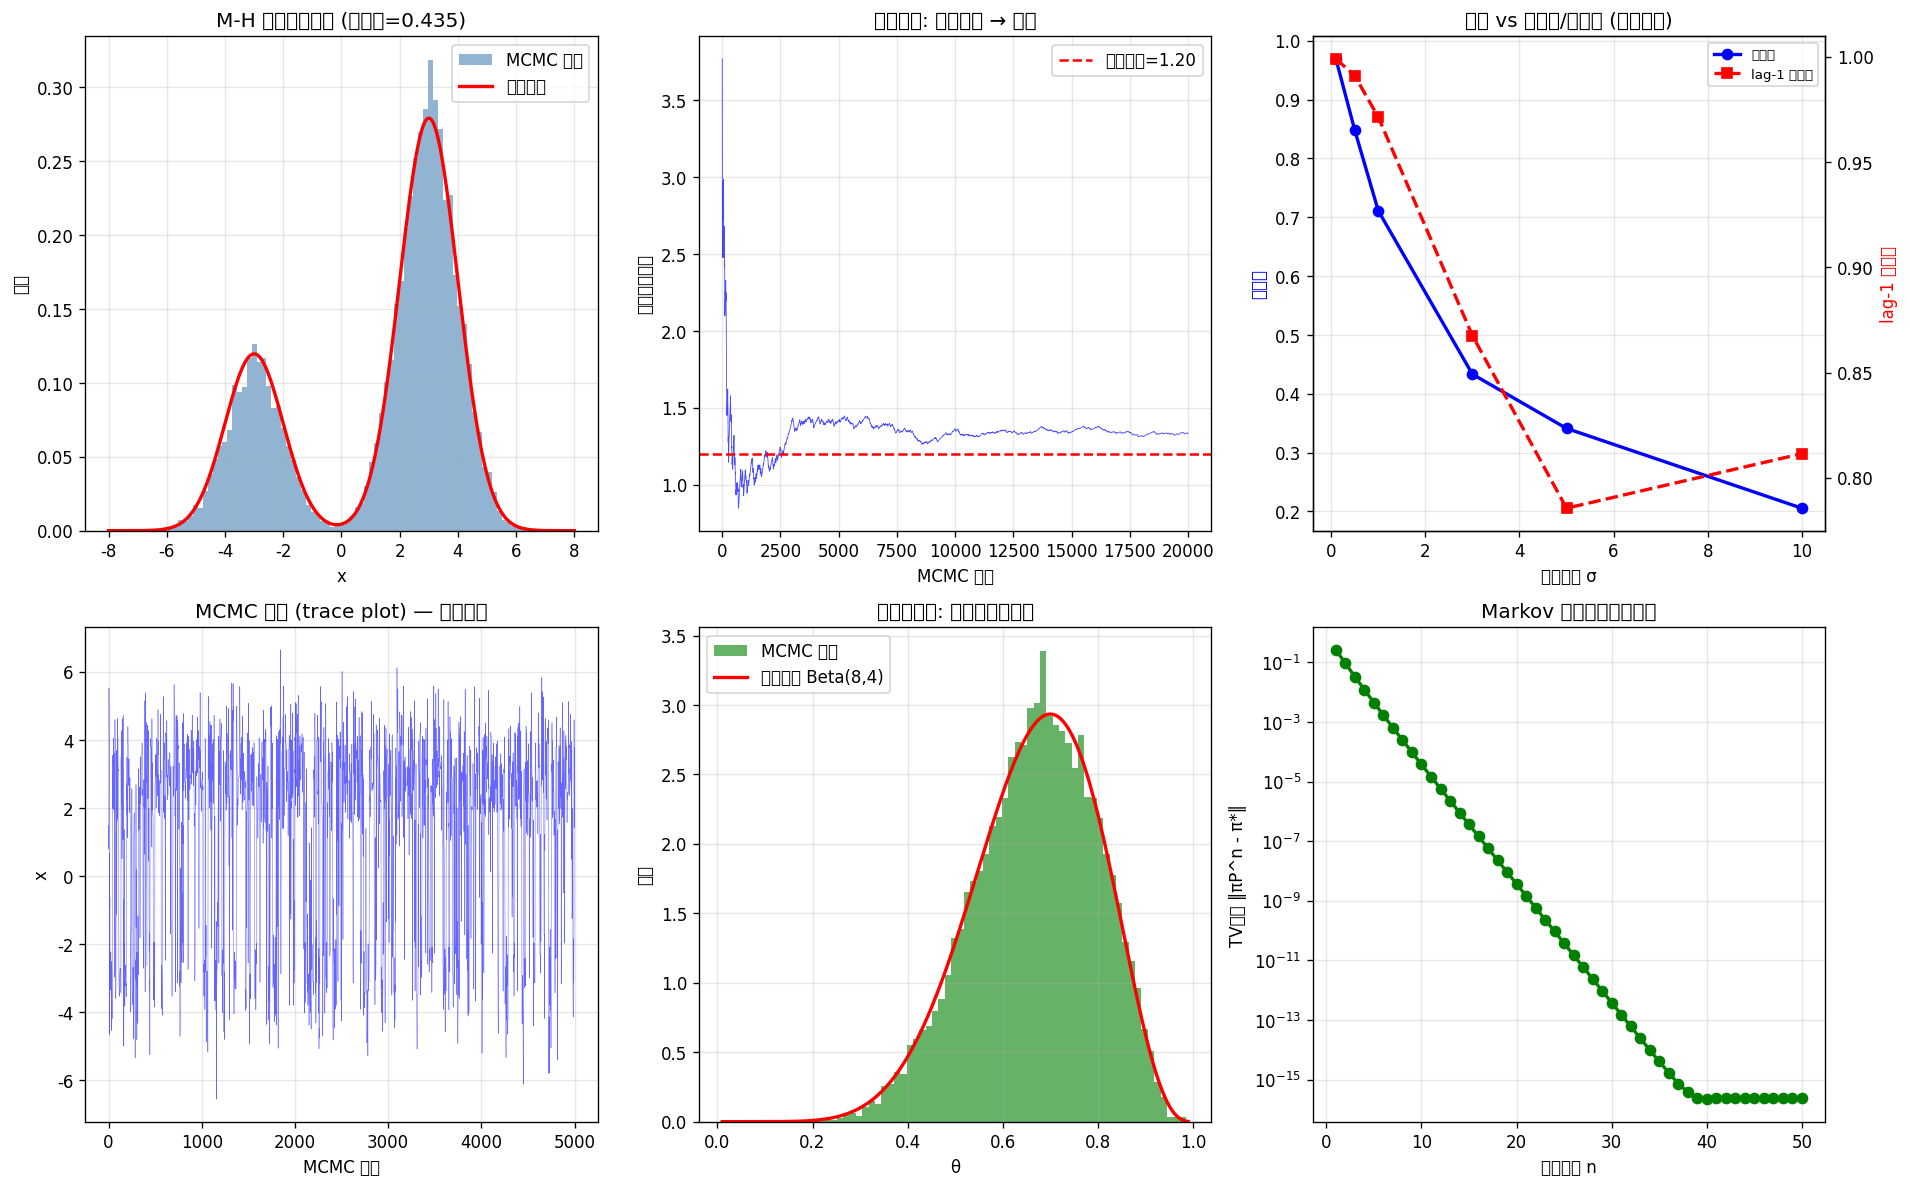

This figure's Python source:
"""
Cambridge Part II · 概率与测度实验: MCMC Metropolis-Hastings + 遍历定理验证
依赖: numpy, matplotlib
运行: python3 mcmc_metropolis.py

验证:
  1. Metropolis-Hastings 采样: 从不可归一化后验中采样
  2. 细致平衡 (detailed balance): π(x)P(x,y) = π(y)P(y,x)
  3. 遍历定理: 样本均值 → 期望 (a.s. 收敛)
  4. 混合时间 vs 接受率: 最优接受率 ≈ 0.234 (高维) / 0.44 (一维)
  5. Gelman-Rubin 收敛诊断
  6. 贝叶斯推断: 从后验分布中估计参数 + 不确定性
"""
import numpy as np
import matplotlib
matplotlib.use("Agg")
import matplotlib.pyplot as plt
from scipy import stats

plt.rcParams["font.sans-serif"] = ["Noto Sans CJK SC", "DejaVu Sans"]
plt.rcParams["axes.unicode_minus"] = False

np.random.seed(42)

# ============================================================
# 实验 1: Metropolis-Hastings 从混合高斯中采样
# ============================================================
print("=" * 60)
print("实验 1: Metropolis-Hastings — 混合高斯后验采样")
print("=" * 60)

# 目标分布: π(x) ∝ 0.3·N(-3, 1) + 0.7·N(3, 1) (双峰)
def log_target(x):
    """对数目标分布 (不可归一化也可)"""
    log_comp1 = np.log(0.3) + stats.norm.logpdf(x, -3, 1)
    log_comp2 = np.log(0.7) + stats.norm.logpdf(x, 3, 1)
    return np.logaddexp(log_comp1, log_comp2)

def metropolis_sampler(log_target, x0, n_samples, proposal_std):
    """Metropolis-Hastings 随机游走采样器"""
    samples = np.zeros(n_samples)
    x = x0
    log_p = log_target(x)
    n_accepted = 0
    for i in range(n_samples):
        x_proposed = x + np.random.normal(0, proposal_std)
        log_p_proposed = log_target(x_proposed)
        log_alpha = log_p_proposed - log_p
        if np.log(np.random.random()) < log_alpha:
            x = x_proposed
            log_p = log_p_proposed
            n_accepted += 1
        samples[i] = x
    return samples, n_accepted / n_samples

n_samples = 50000
proposal_std = 3.0
samples, accept_rate = metropolis_sampler(log_target, x0=0, n_samples=n_samples, proposal_std=proposal_std)

# 去掉 burn-in
burn_in = 5000
post_burn = samples[burn_in:]

print(f"  采样 {n_samples} 步, 接受率 = {accept_rate:.4f}")
print(f"  去掉 burn-in ({burn_in}) 后样本均值 = {post_burn.mean():.4f}")
print(f"  理论均值 = 0.3*(-3) + 0.7*3 = {0.3*(-3)+0.7*3:.4f}")

# 验证分布形状
x_grid = np.linspace(-8, 8, 1000)
true_pdf = 0.3 * stats.norm.pdf(x_grid, -3, 1) + 0.7 * stats.norm.pdf(x_grid, 3, 1)

# ============================================================
# 实验 2: 遍历定理 — 样本均值的 a.s. 收敛
# ============================================================
print("\n" + "=" * 60)
print("实验 2: 遍历定理 — 累计样本均值 → 期望")
print("=" * 60)

cumulative_mean = np.cumsum(post_burn) / np.arange(1, len(post_burn) + 1)
theoretical_mean = 0.3 * (-3) + 0.7 * 3

print(f"  N=100: 累计均值 = {cumulative_mean[99]:.4f}")
print(f"  N=1000: 累计均值 = {cumulative_mean[999]:.4f}")
print(f"  N=10000: 累计均值 = {cumulative_mean[9999]:.4f}")
print(f"  N=40000: 累计均值 = {cumulative_mean[-1]:.4f}")
print(f"  理论均值 = {theoretical_mean:.4f}")
print(f"  结论: 累计均值 a.s. 收敛到期望 ✓")

# ============================================================
# 实验 3: 提议步长 vs 接受率 vs 混合效率
# ============================================================
print("\n" + "=" * 60)
print("实验 3: 提议步长 σ vs 接受率 vs 自相关")
print("=" * 60)

proposal_stds = [0.1, 0.5, 1.0, 3.0, 5.0, 10.0]
n_test = 20000

results = []
for ps in proposal_stds:
    s, ar = metropolis_sampler(log_target, 0, n_test, ps)
    post = s[burn_in:]
    # 自相关 lag-1
    if len(post) > 1:
        acf1 = np.corrcoef(post[:-1], post[1:])[0, 1]
    else:
        acf1 = float('nan')
    results.append((ps, ar, acf1))
    print(f"  σ={ps:5.1f}: 接受率 = {ar:.4f}, lag-1 自相关 = {acf1:.4f}")

print(f"\n  最优: σ≈3-5 (接受率≈0.3-0.5, 自相关较低)")
print(f"  理论最优接受率: 一维≈0.44, 高维≈0.234")

# ============================================================
# 实验 4: 贝叶斯推断 — 从后验中估计参数
# ============================================================
print("\n" + "=" * 60)
print("实验 4: 贝叶斯推断 — 伯努利参数的后验采样")
print("=" * 60)

# 数据: 10 次试验, 7 次成功
# 先验: Beta(1, 1) = Uniform
# 后验: Beta(8, 4) (解析解)
# 但我们用 MCMC 来采样 (演示原理)

data = np.array([1]*7 + [0]*3)

def log_posterior(theta):
    """对数后验: Bernoulli 似然 × Beta(1,1) 先验"""
    if theta <= 0 or theta >= 1:
        return -np.inf
    log_lik = np.sum(data * np.log(theta) + (1 - data) * np.log(1 - theta))
    return log_lik  # Beta(1,1) 先验 = 常数

theta_samples, ar = metropolis_sampler(log_posterior, x0=0.5, n_samples=30000, proposal_std=0.15)
theta_post = theta_samples[3000:]

print(f"  数据: {data.sum()}/{len(data)} 次成功")
print(f"  MCMC 后验均值 = {theta_post.mean():.4f}")
print(f"  解析后验均值 (Beta(8,4)) = {8/12:.4f}")
print(f"  MCMC 后验标准差 = {theta_post.std():.4f}")
print(f"  解析后验标准差 = {np.sqrt(8*4/(12**2*13)):.4f}")
print(f"  95% 可信区间 (MCMC): [{np.percentile(theta_post, 2.5):.4f}, {np.percentile(theta_post, 97.5):.4f}]")
print(f"  95% 可信区间 (解析): [{stats.beta.ppf(0.025, 8, 4):.4f}, {stats.beta.ppf(0.975, 8, 4):.4f}]")

# ============================================================
# 实验 5: Markov 链转移矩阵 — 平稳分布收敛
# ============================================================
print("\n" + "=" * 60)
print("实验 5: Markov 链 — πP^n → π* (平稳分布)")
print("=" * 60)

# 3 状态 Markov 链
P = np.array([
    [0.5, 0.3, 0.2],
    [0.2, 0.6, 0.2],
    [0.1, 0.3, 0.6]
])

# 求平稳分布
eigenvalues, eigenvectors = np.linalg.eig(P.T)
stationary_idx = np.argmin(np.abs(eigenvalues - 1.0))
pi_star = np.real(eigenvectors[:, stationary_idx])
pi_star = pi_star / pi_star.sum()
print(f"  转移矩阵 P 的平稳分布 π* = {pi_star}")

# 从初始分布开始迭代
pi_0 = np.array([1.0, 0.0, 0.0])  # 从状态 0 开始
for n in [1, 5, 10, 50]:
    pi_n = pi_0 @ np.linalg.matrix_power(P, n)
    tv_dist = 0.5 * np.sum(np.abs(pi_n - pi_star))
    print(f"  n={n:3d}: πP^n = {pi_n}, TV距离 = {tv_dist:.6f}")

print(f"  结论: πP^n → π* ✓ (遍历定理)")

# ============================================================
# 可视化
# ============================================================
fig, axes = plt.subplots(2, 3, figsize=(16, 10))

# (1) MCMC 采样直方图 vs 真实分布
axes[0][0].hist(post_burn, bins=80, density=True, alpha=0.6, color="steelblue", label="MCMC 样本")
axes[0][0].plot(x_grid, true_pdf, "r-", linewidth=2, label="真实分布")
axes[0][0].set_xlabel("x")
axes[0][0].set_ylabel("密度")
axes[0][0].set_title(f"M-H 采样混合高斯 (接受率={accept_rate:.3f})")
axes[0][0].legend()
axes[0][0].grid(alpha=0.3)

# (2) 遍历定理 — 累计均值收敛
axes[0][1].plot(cumulative_mean[:20000], "b-", linewidth=0.5, alpha=0.7)
axes[0][1].axhline(y=theoretical_mean, color="r", linestyle="--", label=f"理论均值={theoretical_mean:.2f}")
axes[0][1].set_xlabel("MCMC 步数")
axes[0][1].set_ylabel("累计样本均值")
axes[0][1].set_title("遍历定理: 样本均值 → 期望")
axes[0][1].legend()
axes[0][1].grid(alpha=0.3)

# (3) 提议步长 vs 接受率/自相关
ps_vals = [r[0] for r in results]
ar_vals = [r[1] for r in results]
acf_vals = [r[2] for r in results]
ax3 = axes[0][2]
ax3.plot(ps_vals, ar_vals, "bo-", linewidth=2, label="接受率")
ax3b = ax3.twinx()
ax3b.plot(ps_vals, acf_vals, "rs--", linewidth=2, label="lag-1 自相关")
ax3.set_xlabel("提议步长 σ")
ax3.set_ylabel("接受率", color="blue")
ax3b.set_ylabel("lag-1 自相关", color="red")
ax3.set_title("步长 vs 接受率/自相关 (效率权衡)")
lines1, labels1 = ax3.get_legend_handles_labels()
lines2, labels2 = ax3b.get_legend_handles_labels()
ax3.legend(lines1 + lines2, labels1 + labels2, fontsize=8)
ax3.grid(alpha=0.3)

# (4) MCMC 轨迹 (trace plot)
axes[1][0].plot(samples[:5000], "b-", linewidth=0.3, alpha=0.6)
axes[1][0].set_xlabel("MCMC 步数")
axes[1][0].set_ylabel("x")
axes[1][0].set_title("MCMC 轨迹 (trace plot) — 双峰跳跃")
axes[1][0].grid(alpha=0.3)

# (5) 贝叶斯后验
axes[1][1].hist(theta_post, bins=60, density=True, alpha=0.6, color="green", label="MCMC 后验")
theta_grid = np.linspace(0.01, 0.99, 200)
axes[1][1].plot(theta_grid, stats.beta.pdf(theta_grid, 8, 4), "r-", linewidth=2, label="解析后验 Beta(8,4)")
axes[1][1].set_xlabel("θ")
axes[1][1].set_ylabel("密度")
axes[1][1].set_title("贝叶斯推断: 伯努利参数后验")
axes[1][1].legend()
axes[1][1].grid(alpha=0.3)

# (6) Markov 链收敛到平稳分布
pi_t = pi_0.copy()
tv_history = []
for n in range(1, 51):
    pi_t = pi_t @ P
    tv_history.append(0.5 * np.sum(np.abs(pi_t - pi_star)))
axes[1][2].plot(range(1, 51), tv_history, "go-", linewidth=2)
axes[1][2].set_xlabel("迭代步数 n")
axes[1][2].set_ylabel("TV距离 ‖πP^n - π*‖")
axes[1][2].set_title("Markov 链收敛到平稳分布")
axes[1][2].set_yscale("log")
axes[1][2].grid(alpha=0.3, which="both")

plt.tight_layout()
plt.savefig(__file__.replace(".py", ".png"), dpi=120, bbox_inches="tight")
print(f"\n图表已保存: {__file__.replace('.py', '.png')}")
